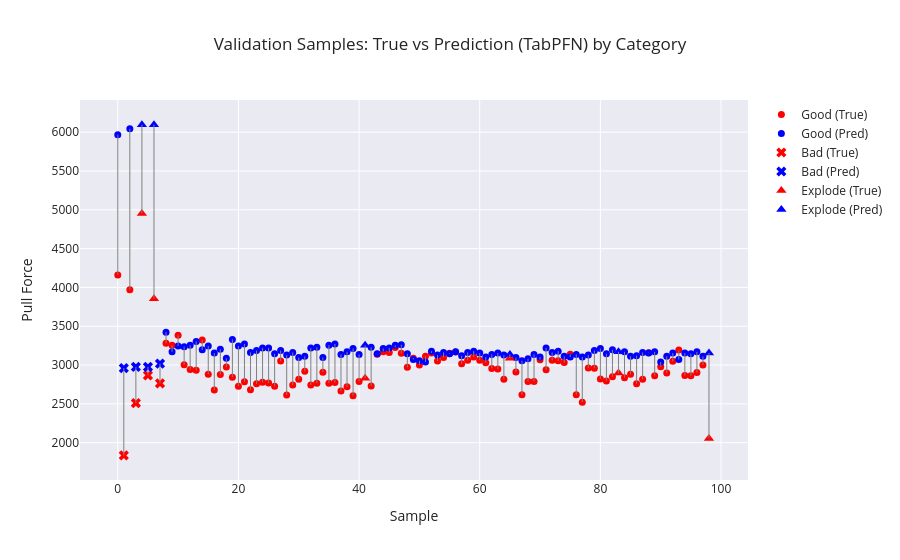

Write notebook code for a chart like this one.
### Code cell
# Category array (must be aligned with y_dev)
categories = dev_df.groupby("Sample ID")["Category"].first().values
y_dev_regression = dev_df.groupby("Sample ID")['PullTest (N)'].first()

plot_visualizer(
    true_vals=y_dev_regression,
    pred_vals=pullforces,
    categories=categories,
    title=f"Validation Samples: True vs Prediction (TabPFN) by Category"
)

### Figure 1 — Plotly figure (JSON) as saved in the notebook; plotly's stock layout.template omitted (floating-point values rounded to 4 significant figures)
{"data": [{"marker": {"color": "red", "size": 7, "symbol": "circle"}, "mode": "markers", "name": "Good (True)", "type": "scatter", "x": [0, 2, 8, 9, 10, 11, 12, 13, 14, 15, 16, 17, 18, 19, 20, 21, 22, 23, 24, 25, 26, 27, 28, 29, 30, 31, 32, 33, 34, 35, 36, 37, 38, 39, 40, 42, 43, 44, 45, 46, 47, 48, 49, 50, 51, 52, 53, 54, 55, 56, 57, 58, 59, 60, 61, 62, 63, 64, 66, 67, 68, 69, 70, 71, 72, 73, 74, 75, 76, 77, 78, 79, 80, 81, 82, 84, 85, 86, 87, 88, 89, 90, 91, 92, 93, 94, 95, 96, 97], "y": [4161.0, 3970.0, 3281.0, 3256.0, 3385.0, 3002.0, 2944.0, 2932.0, 3321.0, 2882.0, 2679.0, 2877.0, 2976.0, 2843.0, 2727.0, 2784.0, 2683.0, 2758.0, 2778.0, 2770.0, 2726.0, 3052.0, 2614.0, 2744.0, 2816.0, 2919.0, 2744.0, 2765.0, 2909.0, 2766.0, 2775.0, 2665.0, 2720.0, 2604.0, 2787.0, 2730.0, 3141.0, 3173.0, 3163.0, 3227.0, 3152.0, 2970.0, 3089.0, 3002.0, 3113.0, 3156.0, 3051.0, 3099.0, 3153.0, 3169.0, 3017.0, 3061.0, 3105.0, 3062.0, 3031.0, 2956.0, 2948.0, 2818.0, 2910.0, 2617.0, 2787.0, 2788.0, 3070.0, 2940.0, 3061.0, 3054.0, 3033.0, 3139.0, 2617.0, 2522.0, 2961.0, 2958.0, 2821.0, 2796.0, 2849.0, 2837.0, 2880.0, 2760.0, 2818.0, 3159.0, 2864.0, 2977.0, 2898.0, 3048.0, 3193.0, 2866.0, 2861.0, 2903.0, 3001.0]}, {"marker": {"color": "blue", "size": 7, "symbol": "circle"}, "mode": "markers", "name": "Good (Pred)", "type": "scatter", "x": [0, 2, 8, 9, 10, 11, 12, 13, 14, 15, 16, 17, 18, 19, 20, 21, 22, 23, 24, 25, 26, 27, 28, 29, 30, 31, 32, 33, 34, 35, 36, 37, 38, 39, 40, 42, 43, 44, 45, 46, 47, 48, 49, 50, 51, 52, 53, 54, 55, 56, 57, 58, 59, 60, 61, 62, 63, 64, 66, 67, 68, 69, 70, 71, 72, 73, 74, 75, 76, 77, 78, 79, 80, 81, 82, 84, 85, 86, 87, 88, 89, 90, 91, 92, 93, 94, 95, 96, 97], "y": [5967.0, 6043.0, 3424.0, 3170.0, 3246.0, 3237.0, 3254.0, 3305.0, 3196.0, 3246.0, 3154.0, 3204.0, 3088.0, 3330.0, 3246.0, 3271.0, 3162.0, 3187.0, 3220.0, 3220.0, 3146.0, 3187.0, 3129.0, 3162.0, 3096.0, 3112.0, 3220.0, 3229.0, 3096.0, 3254.0, 3271.0, 3137.0, 3170.0, 3212.0, 3137.0, 3229.0, 3146.0, 3212.0, 3220.0, 3254.0, 3262.0, 3146.0, 3071.0, 3055.0, 3039.0, 3179.0, 3129.0, 3162.0, 3146.0, 3170.0, 3121.0, 3162.0, 3179.0, 3154.0, 3104.0, 3137.0, 3154.0, 3129.0, 3096.0, 3055.0, 3080.0, 3137.0, 3104.0, 3220.0, 3162.0, 3179.0, 3112.0, 3104.0, 3137.0, 3104.0, 3129.0, 3187.0, 3212.0, 3146.0, 3196.0, 3170.0, 3112.0, 3121.0, 3162.0, 3154.0, 3170.0, 3039.0, 3112.0, 3154.0, 3071.0, 3154.0, 3146.0, 3170.0, 3112.0]}, {"marker": {"color": "red", "size": 9, "symbol": "x"}, "mode": "markers", "name": "Bad (True)", "type": "scatter", "x": [1, 3, 5, 7], "y": [1836.0, 2510.0, 2867.0, 2764.0]}, {"marker": {"color": "blue", "size": 9, "symbol": "x"}, "mode": "markers", "name": "Bad (Pred)", "type": "scatter", "x": [1, 3, 5, 7], "y": [2960.0, 2976.0, 2976.0, 3018.0]}, {"marker": {"color": "red", "size": 9, "symbol": "triangle-up"}, "mode": "markers", "name": "Explode (True)", "type": "scatter", "x": [4, 6, 41, 65, 83, 98], "y": [4952.0, 3856.0, 2830.0, 3089.0, 2899.0, 2054.0]}, {"marker": {"color": "blue", "size": 9, "symbol": "triangle-up"}, "mode": "markers", "name": "Explode (Pred)", "type": "scatter", "x": [4, 6, 41, 65, 83, 98], "y": [6097.0, 6097.0, 3254.0, 3137.0, 3170.0, 3154.0]}, {"line": {"color": "gray", "width": 1}, "mode": "lines", "showlegend": false, "type": "scatter", "x": [0, 0], "y": [4161.0, 5967]}, {"line": {"color": "gray", "width": 1}, "mode": "lines", "showlegend": false, "type": "scatter", "x": [1, 1], "y": [1836.0, 2960.0]}, {"line": {"color": "gray", "width": 1}, "mode": "lines", "showlegend": false, "type": "scatter", "x": [2, 2], "y": [3970.0, 6043.0]}, {"line": {"color": "gray", "width": 1}, "mode": "lines", "showlegend": false, "type": "scatter", "x": [3, 3], "y": [2510.0, 2976.0]}, {"line": {"color": "gray", "width": 1}, "mode": "lines", "showlegend": false, "type": "scatter", "x": [4, 4], "y": [4952, 6097.0]}, {"line": {"color": "gray", "width": 1}, "mode": "lines", "showlegend": false, "type": "scatter", "x": [5, 5], "y": [2867.0, 2976.0]}, {"line": {"color": "gray", "width": 1}, "mode": "lines", "showlegend": false, "type": "scatter", "x": [6, 6], "y": [3856.0, 6097.0]}, {"line": {"color": "gray", "width": 1}, "mode": "lines", "showlegend": false, "type": "scatter", "x": [7, 7], "y": [2764.0, 3018.0]}, {"line": {"color": "gray", "width": 1}, "mode": "lines", "showlegend": false, "type": "scatter", "x": [8, 8], "y": [3281.0, 3424.0]}, {"line": {"color": "gray", "width": 1}, "mode": "lines", "showlegend": false, "type": "scatter", "x": [9, 9], "y": [3256.0, 3170.0]}, {"line": {"color": "gray", "width": 1}, "mode": "lines", "showlegend": false, "type": "scatter", "x": [10, 10], "y": [3385.0, 3246.0]}, {"line": {"color": "gray", "width": 1}, "mode": "lines", "showlegend": false, "type": "scatter", "x": [11, 11], "y": [3002.0, 3237.0]}, {"line": {"color": "gray", "width": 1}, "mode": "lines", "showlegend": false, "type": "scatter", "x": [12, 12], "y": [2944.0, 3254.0]}, {"line": {"color": "gray", "width": 1}, "mode": "lines", "showlegend": false, "type": "scatter", "x": [13, 13], "y": [2932.0, 3305.0]}, {"line": {"color": "gray", "width": 1}, "mode": "lines", "showlegend": false, "type": "scatter", "x": [14, 14], "y": [3321.0, 3196.0]}, {"line": {"color": "gray", "width": 1}, "mode": "lines", "showlegend": false, "type": "scatter", "x": [15, 15], "y": [2882.0, 3246.0]}, {"line": {"color": "gray", "width": 1}, "mode": "lines", "showlegend": false, "type": "scatter", "x": [16, 16], "y": [2679.0, 3154.0]}, {"line": {"color": "gray", "width": 1}, "mode": "lines", "showlegend": false, "type": "scatter", "x": [17, 17], "y": [2877.0, 3204.0]}, {"line": {"color": "gray", "width": 1}, "mode": "lines", "showlegend": false, "type": "scatter", "x": [18, 18], "y": [2976.0, 3088.0]}, {"line": {"color": "gray", "width": 1}, "mode": "lines", "showlegend": false, "type": "scatter", "x": [19, 19], "y": [2843.0, 3330.0]}, {"line": {"color": "gray", "width": 1}, "mode": "lines", "showlegend": false, "type": "scatter", "x": [20, 20], "y": [2727.0, 3246.0]}, {"line": {"color": "gray", "width": 1}, "mode": "lines", "showlegend": false, "type": "scatter", "x": [21, 21], "y": [2784.0, 3271.0]}, {"line": {"color": "gray", "width": 1}, "mode": "lines", "showlegend": false, "type": "scatter", "x": [22, 22], "y": [2683.0, 3162.0]}, {"line": {"color": "gray", "width": 1}, "mode": "lines", "showlegend": false, "type": "scatter", "x": [23, 23], "y": [2758.0, 3187.0]}, {"line": {"color": "gray", "width": 1}, "mode": "lines", "showlegend": false, "type": "scatter", "x": [24, 24], "y": [2778.0, 3220.0]}, {"line": {"color": "gray", "width": 1}, "mode": "lines", "showlegend": false, "type": "scatter", "x": [25, 25], "y": [2770, 3220.0]}, {"line": {"color": "gray", "width": 1}, "mode": "lines", "showlegend": false, "type": "scatter", "x": [26, 26], "y": [2726.0, 3146.0]}, {"line": {"color": "gray", "width": 1}, "mode": "lines", "showlegend": false, "type": "scatter", "x": [27, 27], "y": [3052.0, 3187.0]}, {"line": {"color": "gray", "width": 1}, "mode": "lines", "showlegend": false, "type": "scatter", "x": [28, 28], "y": [2614.0, 3129]}, {"line": {"color": "gray", "width": 1}, "mode": "lines", "showlegend": false, "type": "scatter", "x": [29, 29], "y": [2744.0, 3162.0]}, {"line": {"color": "gray", "width": 1}, "mode": "lines", "showlegend": false, "type": "scatter", "x": [30, 30], "y": [2816.0, 3096]}, {"line": {"color": "gray", "width": 1}, "mode": "lines", "showlegend": false, "type": "scatter", "x": [31, 31], "y": [2919.0, 3112.0]}, {"line": {"color": "gray", "width": 1}, "mode": "lines", "showlegend": false, "type": "scatter", "x": [32, 32], "y": [2744.0, 3220.0]}, {"line": {"color": "gray", "width": 1}, "mode": "lines", "showlegend": false, "type": "scatter", "x": [33, 33], "y": [2765, 3229.0]}, {"line": {"color": "gray", "width": 1}, "mode": "lines", "showlegend": false, "type": "scatter", "x": [34, 34], "y": [2909.0, 3096]}, {"line": {"color": "gray", "width": 1}, "mode": "lines", "showlegend": false, "type": "scatter", "x": [35, 35], "y": [2766.0, 3254.0]}, {"line": {"color": "gray", "width": 1}, "mode": "lines", "showlegend": false, "type": "scatter", "x": [36, 36], "y": [2775.0, 3271.0]}, {"line": {"color": "gray", "width": 1}, "mode": "lines", "showlegend": false, "type": "scatter", "x": [37, 37], "y": [2665.0, 3137.0]}, {"line": {"color": "gray", "width": 1}, "mode": "lines", "showlegend": false, "type": "scatter", "x": [38, 38], "y": [2720.0, 3170.0]}, {"line": {"color": "gray", "width": 1}, "mode": "lines", "showlegend": false, "type": "scatter", "x": [39, 39], "y": [2604.0, 3212.0]}, {"line": {"color": "gray", "width": 1}, "mode": "lines", "showlegend": false, "type": "scatter", "x": [40, 40], "y": [2787.0, 3137.0]}, {"line": {"color": "gray", "width": 1}, "mode": "lines", "showlegend": false, "type": "scatter", "x": [41, 41], "y": [2830.0, 3254.0]}, {"line": {"color": "gray", "width": 1}, "mode": "lines", "showlegend": false, "type": "scatter", "x": [42, 42], "y": [2730.0, 3229.0]}, {"line": {"color": "gray", "width": 1}, "mode": "lines", "showlegend": false, "type": "scatter", "x": [43, 43], "y": [3141.0, 3146.0]}, {"line": {"color": "gray", "width": 1}, "mode": "lines", "showlegend": false, "type": "scatter", "x": [44, 44], "y": [3173.0, 3212.0]}, {"line": {"color": "gray", "width": 1}, "mode": "lines", "showlegend": false, "type": "scatter", "x": [45, 45], "y": [3163.0, 3220.0]}, {"line": {"color": "gray", "width": 1}, "mode": "lines", "showlegend": false, "type": "scatter", "x": [46, 46], "y": [3227.0, 3254.0]}, {"line": {"color": "gray", "width": 1}, "mode": "lines", "showlegend": false, "type": "scatter", "x": [47, 47], "y": [3152, 3262.0]}, {"line": {"color": "gray", "width": 1}, "mode": "lines", "showlegend": false, "type": "scatter", "x": [48, 48], "y": [2970.0, 3146.0]}, {"line": {"color": "gray", "width": 1}, "mode": "lines", "showlegend": false, "type": "scatter", "x": [49, 49], "y": [3089.0, 3071.0]}, {"line": {"color": "gray", "width": 1}, "mode": "lines", "showlegend": false, "type": "scatter", "x": [50, 50], "y": [3002.0, 3055]}, {"line": {"color": "gray", "width": 1}, "mode": "lines", "showlegend": false, "type": "scatter", "x": [51, 51], "y": [3113.0, 3039.0]}, {"line": {"color": "gray", "width": 1}, "mode": "lines", "showlegend": false, "type": "scatter", "x": [52, 52], "y": [3156.0, 3179.0]}, {"line": {"color": "gray", "width": 1}, "mode": "lines", "showlegend": false, "type": "scatter", "x": [53, 53], "y": [3051.0, 3129]}, {"line": {"color": "gray", "width": 1}, "mode": "lines", "showlegend": false, "type": "scatter", "x": [54, 54], "y": [3099.0, 3162.0]}, {"line": {"color": "gray", "width": 1}, "mode": "lines", "showlegend": false, "type": "scatter", "x": [55, 55], "y": [3153.0, 3146.0]}, {"line": {"color": "gray", "width": 1}, "mode": "lines", "showlegend": false, "type": "scatter", "x": [56, 56], "y": [3169.0, 3170.0]}, {"line": {"color": "gray", "width": 1}, "mode": "lines", "showlegend": false, "type": "scatter", "x": [57, 57], "y": [3017.0, 3121.0]}, {"line": {"color": "gray", "width": 1}, "mode": "lines", "showlegend": false, "type": "scatter", "x": [58, 58], "y": [3061.0, 3162.0]}, {"line": {"color": "gray", "width": 1}, "mode": "lines", "showlegend": false, "type": "scatter", "x": [59, 59], "y": [3105.0, 3179.0]}, {"line": {"color": "gray", "width": 1}, "mode": "lines", "showlegend": false, "type": "scatter", "x": [60, 60], "y": [3062.0, 3154.0]}, {"line": {"color": "gray", "width": 1}, "mode": "lines", "showlegend": false, "type": "scatter", "x": [61, 61], "y": [3031.0, 3104.0]}, {"line": {"color": "gray", "width": 1}, "mode": "lines", "showlegend": false, "type": "scatter", "x": [62, 62], "y": [2956.0, 3137.0]}, {"line": {"color": "gray", "width": 1}, "mode": "lines", "showlegend": false, "type": "scatter", "x": [63, 63], "y": [2948, 3154.0]}, {"line": {"color": "gray", "width": 1}, "mode": "lines", "showlegend": false, "type": "scatter", "x": [64, 64], "y": [2818.0, 3129]}, {"line": {"color": "gray", "width": 1}, "mode": "lines", "showlegend": false, "type": "scatter", "x": [65, 65], "y": [3089.0, 3137.0]}, {"line": {"color": "gray", "width": 1}, "mode": "lines", "showlegend": false, "type": "scatter", "x": [66, 66], "y": [2910.0, 3096]}, {"line": {"color": "gray", "width": 1}, "mode": "lines", "showlegend": false, "type": "scatter", "x": [67, 67], "y": [2617.0, 3055]}, {"line": {"color": "gray", "width": 1}, "mode": "lines", "showlegend": false, "type": "scatter", "x": [68, 68], "y": [2787.0, 3080.0]}, {"line": {"color": "gray", "width": 1}, "mode": "lines", "showlegend": false, "type": "scatter", "x": [69, 69], "y": [2788.0, 3137.0]}, {"line": {"color": "gray", "width": 1}, "mode": "lines", "showlegend": false, "type": "scatter", "x": [70, 70], "y": [3070.0, 3104.0]}, {"line": {"color": "gray", "width": 1}, "mode": "lines", "showlegend": false, "type": "scatter", "x": [71, 71], "y": [2940.0, 3220.0]}, {"line": {"color": "gray", "width": 1}, "mode": "lines", "showlegend": false, "type": "scatter", "x": [72, 72], "y": [3061.0, 3162.0]}, {"line": {"color": "gray", "width": 1}, "mode": "lines", "showlegend": false, "type": "scatter", "x": [73, 73], "y": [3054.0, 3179.0]}, {"line": {"color": "gray", "width": 1}, "mode": "lines", "showlegend": false, "type": "scatter", "x": [74, 74], "y": [3033, 3112.0]}, {"line": {"color": "gray", "width": 1}, "mode": "lines", "showlegend": false, "type": "scatter", "x": [75, 75], "y": [3139.0, 3104.0]}, {"line": {"color": "gray", "width": 1}, "mode": "lines", "showlegend": false, "type": "scatter", "x": [76, 76], "y": [2617.0, 3137.0]}, {"line": {"color": "gray", "width": 1}, "mode": "lines", "showlegend": false, "type": "scatter", "x": [77, 77], "y": [2522.0, 3104.0]}, {"line": {"color": "gray", "width": 1}, "mode": "lines", "showlegend": false, "type": "scatter", "x": [78, 78], "y": [2961.0, 3129]}, {"line": {"color": "gray", "width": 1}, "mode": "lines", "showlegend": false, "type": "scatter", "x": [79, 79], "y": [2958.0, 3187.0]}, {"line": {"color": "gray", "width": 1}, "mode": "lines", "showlegend": false, "type": "scatter", "x": [80, 80], "y": [2821.0, 3212.0]}, {"line": {"color": "gray", "width": 1}, "mode": "lines", "showlegend": false, "type": "scatter", "x": [81, 81], "y": [2796.0, 3146.0]}, {"line": {"color": "gray", "width": 1}, "mode": "lines", "showlegend": false, "type": "scatter", "x": [82, 82], "y": [2849.0, 3196.0]}, {"line": {"color": "gray", "width": 1}, "mode": "lines", "showlegend": false, "type": "scatter", "x": [83, 83], "y": [2899, 3170.0]}, {"line": {"color": "gray", "width": 1}, "mode": "lines", "showlegend": false, "type": "scatter", "x": [84, 84], "y": [2837.0, 3170.0]}, {"line": {"color": "gray", "width": 1}, "mode": "lines", "showlegend": false, "type": "scatter", "x": [85, 85], "y": [2880.0, 3112.0]}, {"line": {"color": "gray", "width": 1}, "mode": "lines", "showlegend": false, "type": "scatter", "x": [86, 86], "y": [2760.0, 3121.0]}, {"line": {"color": "gray", "width": 1}, "mode": "lines", "showlegend": false, "type": "scatter", "x": [87, 87], "y": [2818.0, 3162.0]}, {"line": {"color": "gray", "width": 1}, "mode": "lines", "showlegend": false, "type": "scatter", "x": [88, 88], "y": [3159.0, 3154.0]}, {"line": {"color": "gray", "width": 1}, "mode": "lines", "showlegend": false, "type": "scatter", "x": [89, 89], "y": [2864.0, 3170.0]}, {"line": {"color": "gray", "width": 1}, "mode": "lines", "showlegend": false, "type": "scatter", "x": [90, 90], "y": [2977.0, 3039.0]}, {"line": {"color": "gray", "width": 1}, "mode": "lines", "showlegend": false, "type": "scatter", "x": [91, 91], "y": [2898.0, 3112.0]}, {"line": {"color": "gray", "width": 1}, "mode": "lines", "showlegend": false, "type": "scatter", "x": [92, 92], "y": [3048.0, 3154.0]}, {"line": {"color": "gray", "width": 1}, "mode": "lines", "showlegend": false, "type": "scatter", "x": [93, 93], "y": [3193.0, 3071.0]}, {"line": {"color": "gray", "width": 1}, "mode": "lines", "showlegend": false, "type": "scatter", "x": [94, 94], "y": [2866.0, 3154.0]}, {"line": {"color": "gray", "width": 1}, "mode": "lines", "showlegend": false, "type": "scatter", "x": [95, 95], "y": [2861.0, 3146.0]}, {"line": {"color": "gray", "width": 1}, "mode": "lines", "showlegend": false, "type": "scatter", "x": [96, 96], "y": [2903.0, 3170.0]}, {"line": {"color": "gray", "width": 1}, "mode": "lines", "showlegend": false, "type": "scatter", "x": [97, 97], "y": [3001.0, 3112.0]}, {"line": {"color": "gray", "width": 1}, "mode": "lines", "showlegend": false, "type": "scatter", "x": [98, 98], "y": [2054.0, 3154.0]}], "layout": {"title": {"text": "Validation Samples: True vs Prediction (TabPFN) by Category"}, "xaxis": {"title": {"text": "Sample"}}, "yaxis": {"title": {"text": "Pull Force"}}}}
